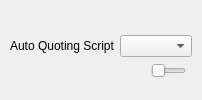
               <widget class="QWidget" name="tab_2">
                <property name="sizePolicy">
                 <sizepolicy hsizetype="Preferred" vsizetype="Fixed">
                  <horstretch>0</horstretch>
                  <verstretch>0</verstretch>
                 </sizepolicy>
                </property>
                <attribute name="title">
                 <string>Auto</string>
                </attribute>
                <layout class="QVBoxLayout" name="verticalLayout_23">
                 <property name="spacing">
                  <number>5</number>
                 </property>
                 <property name="leftMargin">
                  <number>10</number>
                 </property>
                 <property name="topMargin">
                  <number>20</number>
                 </property>
                 <property name="rightMargin">
                  <number>10</number>
                 </property>
                 <property name="bottomMargin">
                  <number>5</number>
                 </property>
                 <item>
                  <widget class="QWidget" name="horizontalWidget3" native="true">
                   <property name="sizePolicy">
                    <sizepolicy hsizetype="Preferred" vsizetype="Fixed">
                     <horstretch>0</horstretch>
                     <verstretch>0</verstretch>
                    </sizepolicy>
                   </property>
                   <property name="minimumSize">
                    <size>
                     <width>0</width>
                     <height>0</height>
                    </size>
                   </property>
                   <layout class="QVBoxLayout" name="verticalLayout_22">
                    <property name="spacing">
                     <number>5</number>
                    </property>
                    <property name="leftMargin">
                     <number>0</number>
                    </property>
                    <property name="topMargin">
                     <number>0</number>
                    </property>
                    <property name="rightMargin">
                     <number>0</number>
                    </property>
                    <property name="bottomMargin">
                     <number>0</number>
                    </property>
                    <item>
                     <widget class="QWidget" name="horizontalWidget4" native="true">
                      <property name="sizePolicy">
                       <sizepolicy hsizetype="Preferred" vsizetype="Fixed">
                        <horstretch>0</horstretch>
                        <verstretch>0</verstretch>
                       </sizepolicy>
                      </property>
                      <layout class="QHBoxLayout" name="horizontalLayout_11" stretch="7,14">
                       <property name="spacing">
                        <number>5</number>
                       </property>
                       <property name="leftMargin">
                        <number>0</number>
                       </property>
                       <property name="topMargin">
                        <number>0</number>
                       </property>
                       <property name="rightMargin">
                        <number>0</number>
                       </property>
                       <property name="bottomMargin">
                        <number>0</number>
                       </property>
                       <item>
                        <widget class="QLabel" name="label_10">
                         <property name="text">
                          <string>Auto Quoting Script</string>
                         </property>
                        </widget>
                       </item>
                       <item alignment="Qt::AlignVCenter">
                        <widget class="CustomComboBox" name="comboBoxAQScript"/>
                       </item>
                      </layout>
                     </widget>
                    </item>
                    <item>
                     <widget class="QWidget" name="horizontalWidget5" native="true">
                      <property name="sizePolicy">
                       <sizepolicy hsizetype="Preferred" vsizetype="Fixed">
                        <horstretch>0</horstretch>
                        <verstretch>0</verstretch>
                       </sizepolicy>
                      </property>
                      <layout class="QHBoxLayout" name="horizontalLayout_10" stretch="3,0">
                       <property name="spacing">
                        <number>0</number>
                       </property>
                       <property name="leftMargin">
                        <number>0</number>
                       </property>
                       <property name="topMargin">
                        <number>0</number>
                       </property>
                       <property name="rightMargin">
                        <number>6</number>
                       </property>
                       <property name="bottomMargin">
                        <number>0</number>
                       </property>
                       <item>
                        <widget class="QLabel" name="label_12">
                         <property name="text">
                          <string/>
                         </property>
                        </widget>
                       </item>
                       <item>
                        <widget class="ToggleSwitch" name="checkBoxAQ">
                         <property name="minimumSize">
                          <size>
                           <width>0</width>
                           <height>18</height>
                          </size>
                         </property>
                         <property name="maximumSize">
                          <size>
                           <width>35</width>
                           <height>16777215</height>
                          </size>
                         </property>
                         <property name="maximum">
                          <number>50</number>
                         </property>
                         <property name="pageStep">
                          <number>1</number>
                         </property>
                         <property name="orientation">
                          <enum>Qt::Horizontal</enum>
                         </property>
                        </widget>
                       </item>
                      </layout>
                     </widget>
                    </item>
                   </layout>
                  </widget>
                 </item>
                </layout>
               </widget>
